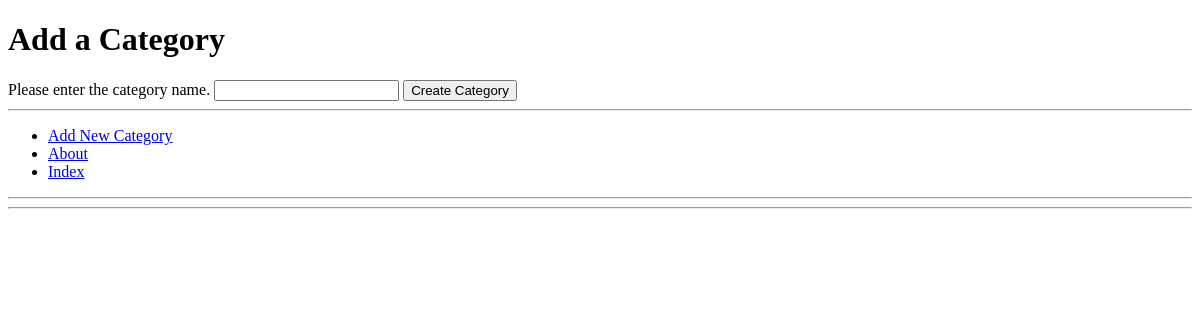
The app's page /rango/add_category/, older data.
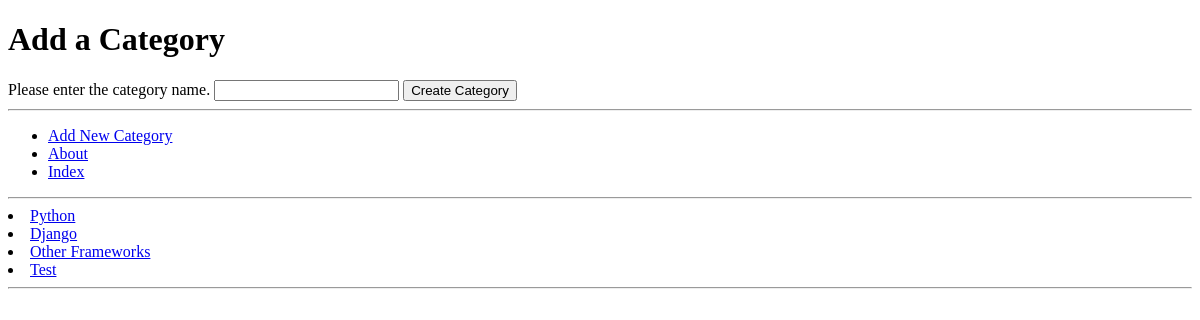
The same page, newer data.
### rango/models.py (models this page shows, shortened)
class Category(models.Model):
    name = models.CharField(max_length=128, unique=True)
    views = models.IntegerField(default=0)
    likes = models.IntegerField(default=0)
    slug = models.SlugField(unique=True)
    class Meta:
        verbose_name_plural = "Categories"

### rango/views.py (the view)
# urls.py: path('add_category/', views.add_category, name='add_category'),
def add_category(request):
    form = CategoryForm()
    if request.method == 'POST':
        form = CategoryForm(request.POST)
        if form.is_valid():
            form.save(commit=True)
            return index(request)
    else:
        print(form.errors)
    return render(request, 'rango/add_category.html', {'form': form})

### rango/forms.py
class CategoryForm(forms.ModelForm):
    name = forms.CharField(max_length=128, help_text="Please enter the category name.")
    views = forms.IntegerField(widget=forms.HiddenInput(), initial=0)
    likes = forms.IntegerField(widget=forms.HiddenInput(), initial=0)
    slug = forms.CharField(widget=forms.HiddenInput(), required=False)
    class Meta:
        model = Category
        fields = ('name',)

### rango/templatetags/rango_template_tags.py (called while the page is built)
@register.inclusion_tag('rango/cats.html')
def get_category_list(cat=None):
    return {'cats': Category.objects.all(), 'act_cat': cat}

### templates/rango/add_category.html (shortened to what this page needs)
{% extends 'rango/base.html' %}
{% load staticfiles %}
{% block body_block %}
<h1>Add a Category</h1>
<div>
    <form id="category_form" method="post" action="{% url 'add_category' %}">
        {% for field in form.visible_fields %}
        {{ field.help_text }}
        {{ field }}
        {% endfor %}
        <input type="submit" name="submit" value="Create Category" />
    </form>
</div>
{% endblock %}

### templates/rango/cats.html
{% for c in cats %}
    {% if c == act_cat %}
    <li>
        <strong>
            <a href="{% url 'show_category' c.slug %}">{{ c.name }}</a>
        </strong>
    </li>
    {% else %}
    <li>
        <a href="{% url 'show_category' c.slug %}">{{ c.name }}</a>
    </li>
    {% endif %}
{% endfor %}

Row changes from the older to the newer data that the page shows:
added Category: name "Python"
added Category: name "Django"
added Category: name "Other Frameworks"
added Category: name "Test"
